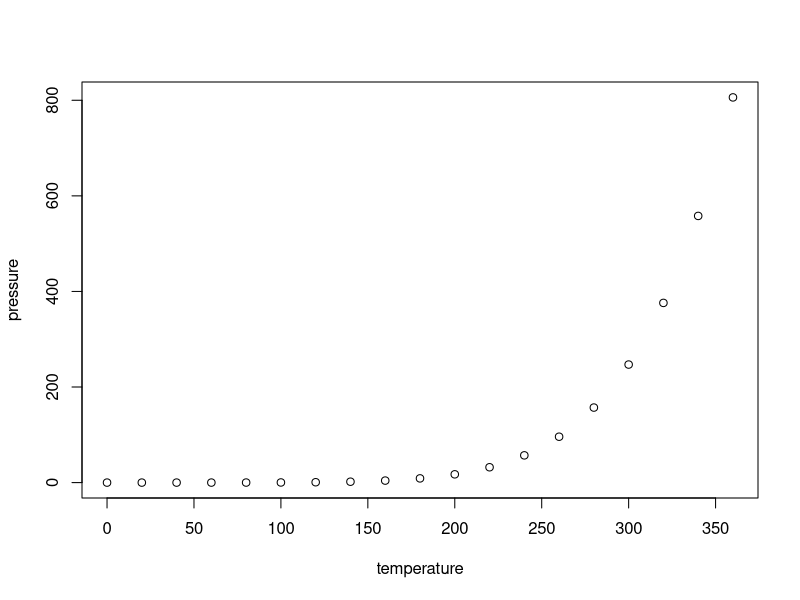
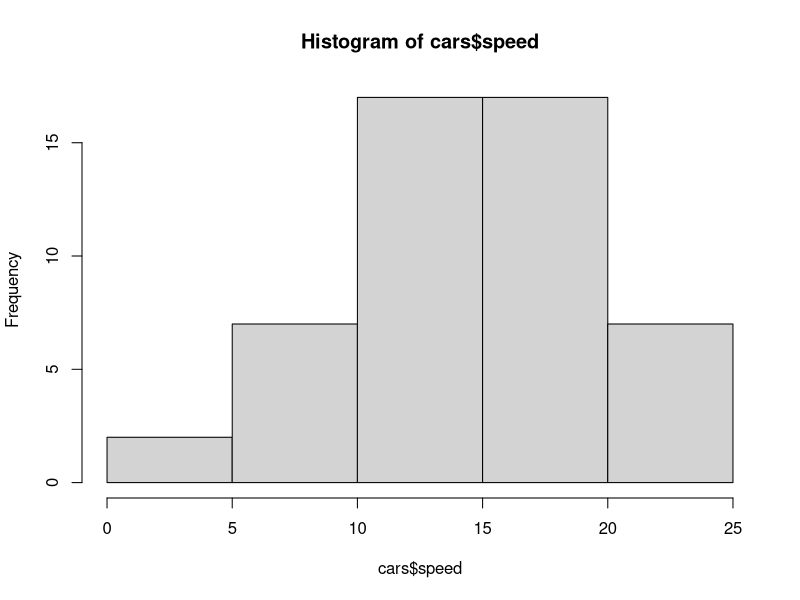
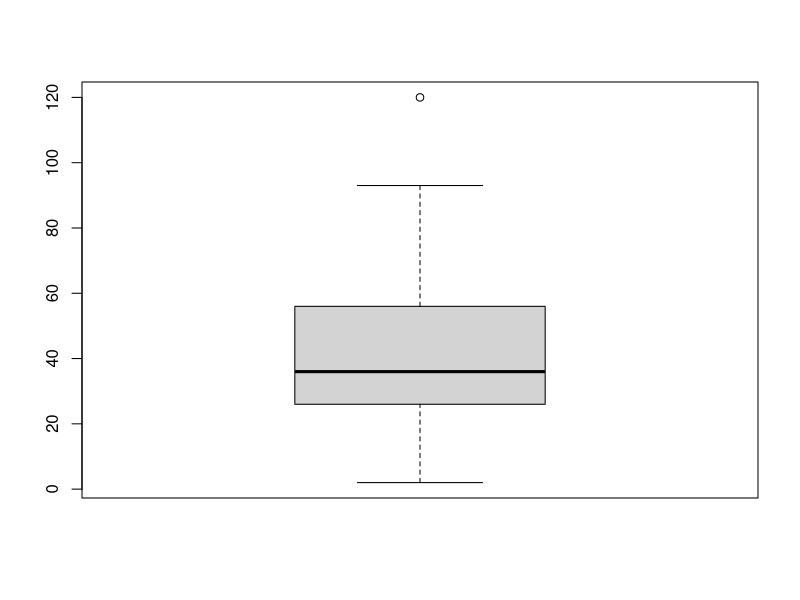

Generate these figures, in order, with R:
## ---- chunk 1
knitr::opts_chunk$set(echo = TRUE, comment=NA)
## ---- chunk 2
summary(cars)
## ---- chunk 3
plot(pressure)
hist(cars$speed)
boxplot(cars$dist)
